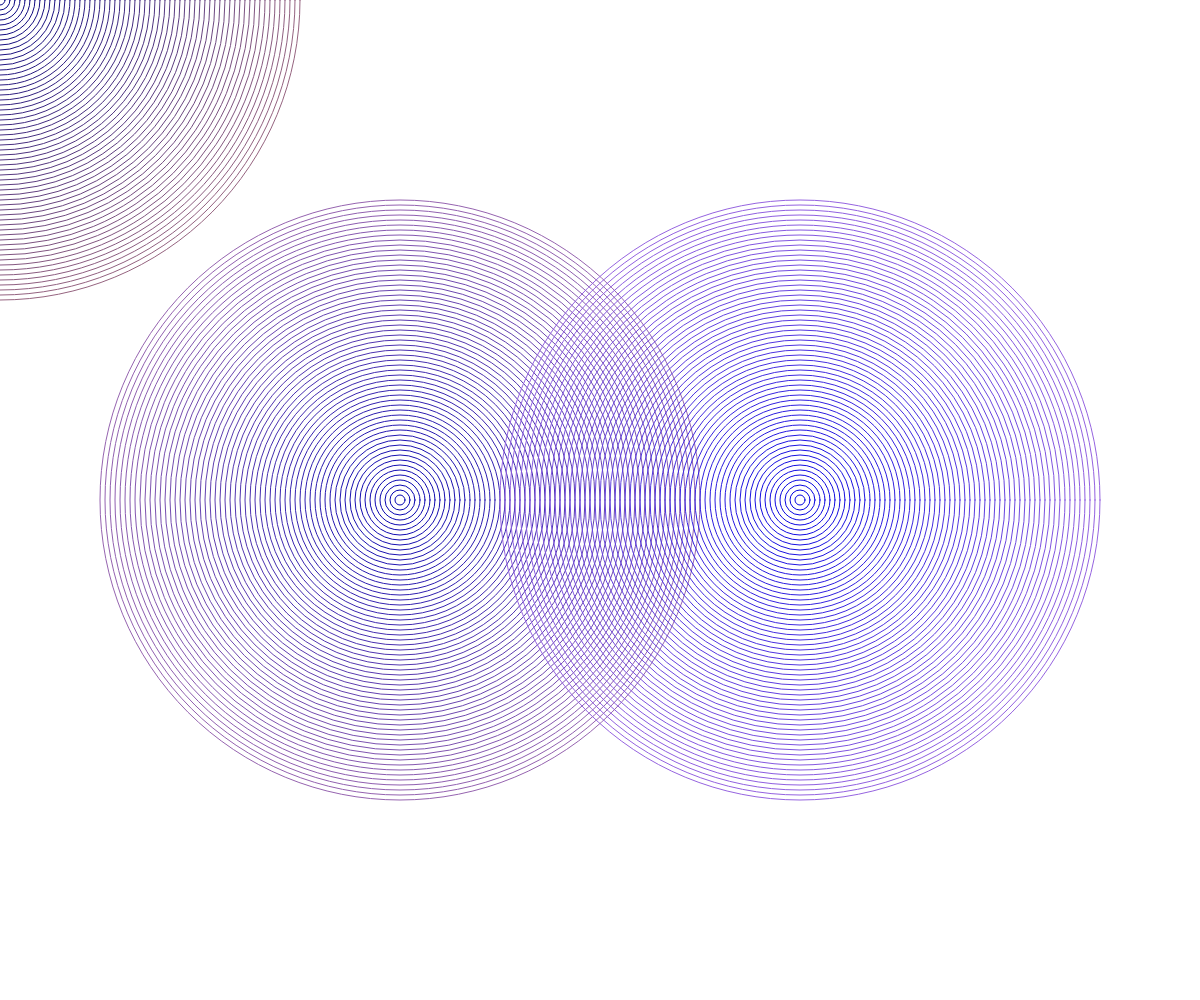
Frame 1 (no input)
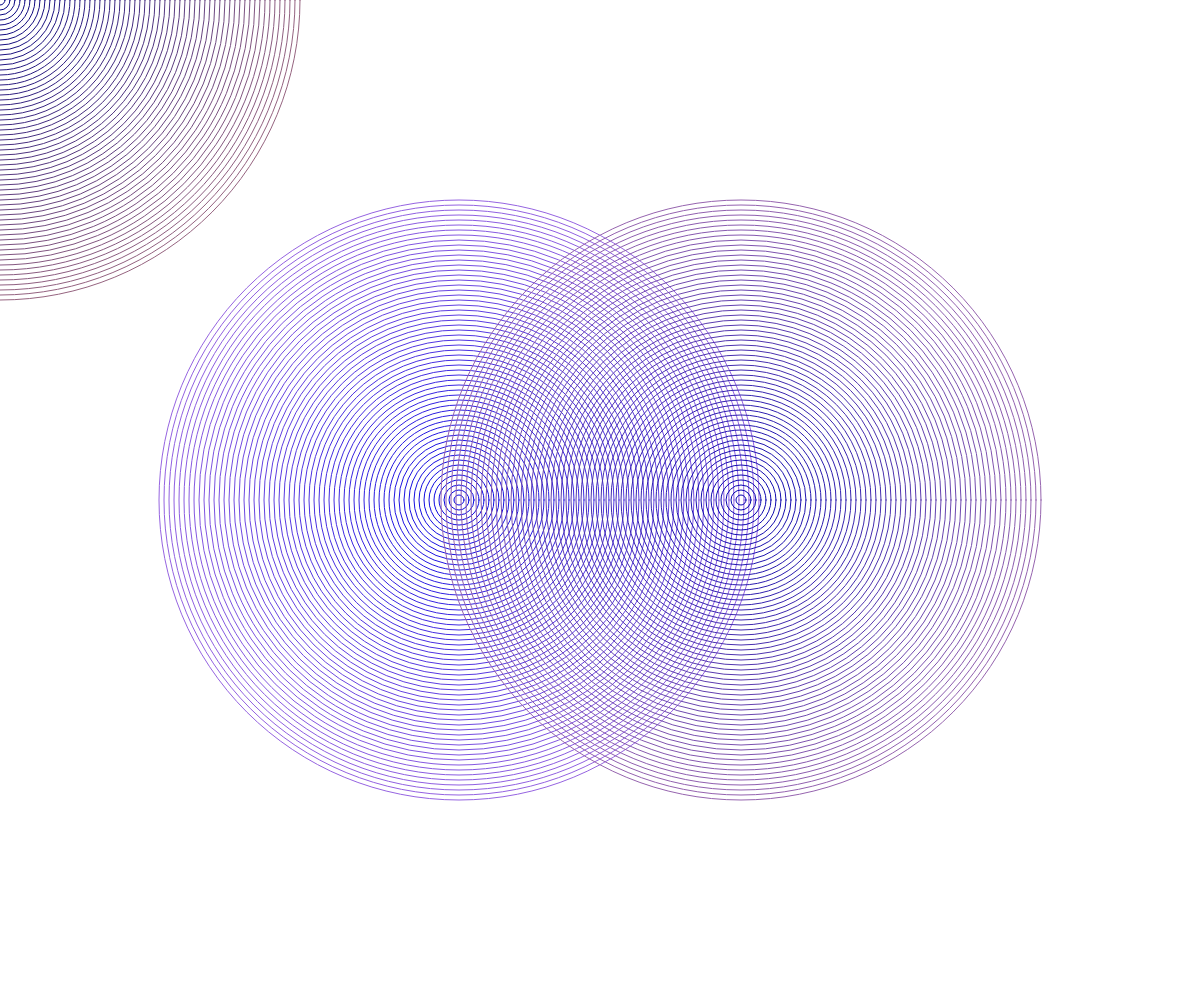
Frame 60 (no input)
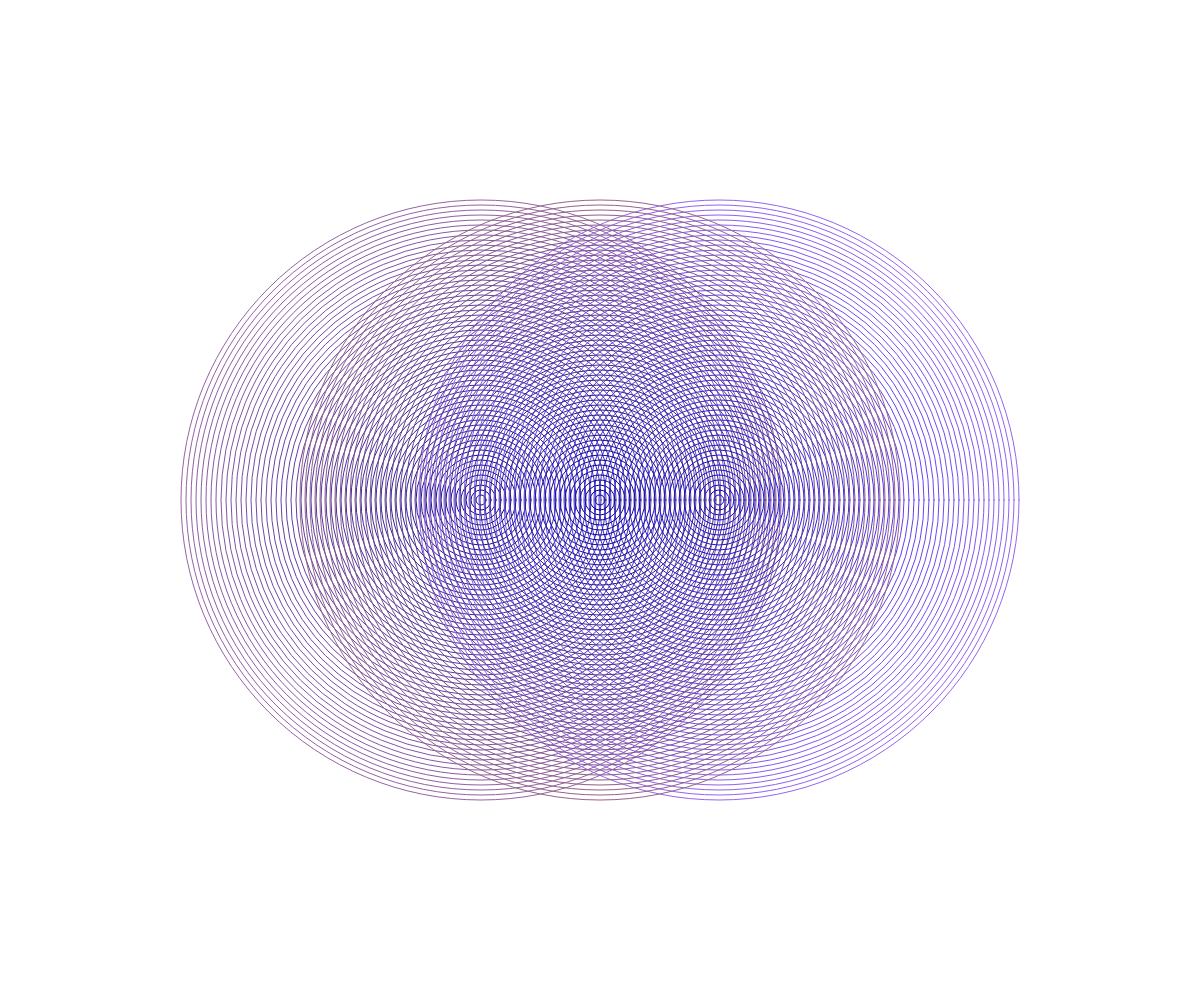
Frame 120 (the mouse pressed at the canvas centre since frame 60)

The p5.js sketch that drew these frames (run headless with seeded random() and noise() and a simulated clock; from frame 60 on, the mouse is pressed at the canvas centre):

// p5.js sketch
// ── sketch.js
const ringLen = 10;

let w;
let h;
let halfW;
let halfH;

let circle1x;
let circle2x;
let circlesSpeed = 1;
let circlesMaxDist;
let circlesMinDist;

function setup() {
	createCanvas(windowWidth, windowHeight);
	
	w = windowWidth;
	h = windowHeight;
	halfW = w/2;
	halfH = h/2;
	
	circlesMaxDist = w/3;
	circlesMinDist = w/6;
	circle1x = w/3;
	circle2x = (w/3) * 2;
}

function draw() {
	background(255);
	ringedCircle(circle1x, halfH, halfW);
	ringedCircle(circle2x, halfH, halfW);
	ringedCircle(mouseX, mouseY, halfW);
	
	const newCircle1x = circle1x += circlesSpeed;
	const newCircle2x = circle2x -= circlesSpeed;
	
	const distance = circleDist(newCircle1x, newCircle2x)
	
	if (distance <= circlesMinDist || distance > circlesMaxDist) {
		circlesSpeed = -circlesSpeed;
	} else {
		circle1x = newCircle1x;
		circle2x = newCircle2x;
	}
}

function circleDist(leftCircleX, rightCircleX) {
	return rightCircleX - leftCircleX;
}

function ringedCircle(x, y, radius) {
	noFill();
	const ringCount = int(radius / ringLen);
	for (let i = radius; i > 0; i -= ringLen) {
		stroke(i/4, i/6, 128 + (x*3) % 128);
		circle(x, y, i);
	}
}
